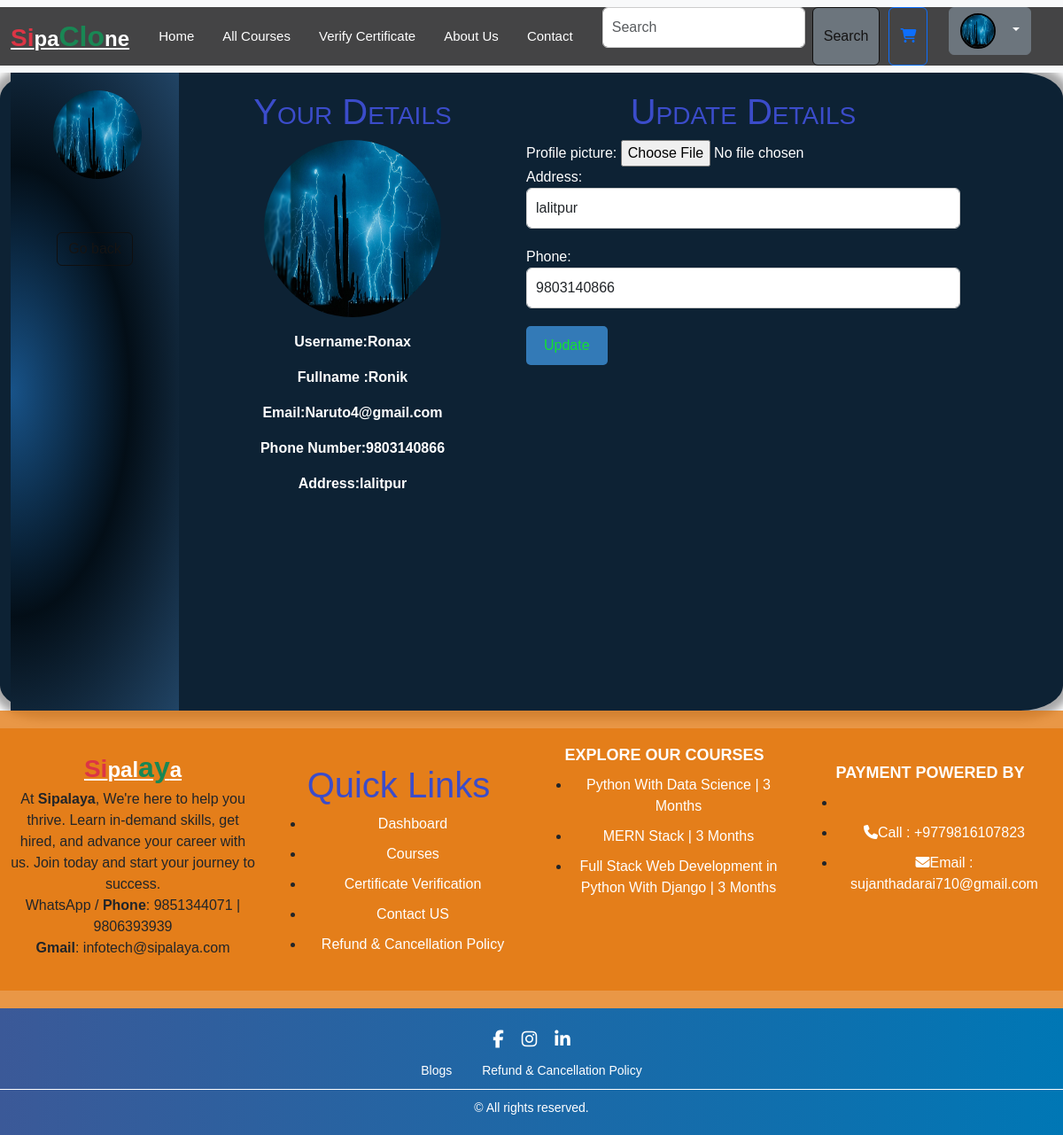
/profile/ (signed in), run on the app's committed database.
### app/models.py (models this page shows, shortened)
class Profile(models.Model):
    user=models.OneToOneField(User,on_delete=models.CASCADE)
    profile_picture=models.ImageField(upload_to="images",blank=True,null=True)
    address=models.CharField(max_length=20)
    phone=models.CharField(max_length=20)

### app/views.py (the view)
# urls.py: path('profile/',customer_profile,name='profile'),
@login_required(login_url='log_in')
def customer_profile(request):
    profile,created=Profile.objects.get_or_create(user=request.user)
    profile_form=ProfileUpdateForm(instance=profile)
    if request.method=='POST':
        profile_form=ProfileUpdateForm(request.POST,request.FILES,instance=profile)
        if profile_form.is_valid():
            profile_form.save()
            return redirect('profile')
    context={
        'form':profile_form,
        'user':request.user,
        'profile':request.user.profile
    }
    return render(request,'main/customer_profile.html',context)

### app/form.py
class ProfileUpdateForm(forms.ModelForm):
    class Meta:
        model=Profile
        fields=['profile_picture','address','phone']
        widgets={
            'profile_picture':forms.FileInput(),
            'address':forms.TextInput(attrs={'class':'form-control'}),
            'phone':forms.TextInput(attrs={'class':'form-control'})
        }

### app/templates/main/customer_profile.html (shortened to what this page needs)
{% extends "base.html" %}
{% load static %}
{% block contain %}
<div class="container-fluid details_container">
  <div class="row">
<div class="main-container">
    <div class="sidenav">
        <div class="elements text-center">
          <div class="image">
            {% if profile.profile_picture %}
            <img src="{{profile.profile_picture.url}}" alt="Profile Picture" class="detail_image" style="max-width: 200px;">
            {% else %}
            <p><img src="{% static 'images/profile.png' %}" alt="" class="detail_image"> </p>
              {% endif %}
          </div>
          <a href="{% url 'home' %}"><button type="button" class="btn btn-outline-success">Go back</button></a>
        </div>
      </div>
          <div class="col-md-4">
            <h1 style="margin-top: 20px; font-variant: small-caps;">Your Details</h1>
            {% if profile.profile_picture %}
            <p><img src="{{profile.profile_picture.url}}" alt="Profile Picture" class="detail_image"></p>
            {% else %}
            <p><img src="{% static 'images/profile.png' %}" alt="" class="detail_image"></p>
              {% endif %}
            <p><strong>Username:{{user.username}}</strong> </p>
            <p><strong>Fullname :{{user.first_name}} </strong> </p>
            <p><strong>Email:{{user.email}}</strong> </p>
            <p><strong>Phone Number:{{profile.phone}}</strong> </p>
            <p><strong>Address:{{profile.address}}</strong> </p>
          </div>
          <div class="col-md-5">
              <h1 style="margin-top: 20px; font-variant: small-caps;">Update Details</h1>
              <form method="post" enctype="multipart/form-data" style="text-align: left !important;" action="{% url 'profile' %}">
                {{form}}
              <button type="submit" class="btn btn-primary">Update</button>
            </form>
          </div>
        </div>
      </div>
</div>
{% endblock contain %}

### app/templates/base.html (shortened to what this page needs)
{% load static %}
<!DOCTYPE html>
<html lang="en">
<head>
    <link href="https://cdn.jsdelivr.net/npm/bootstrap@5.3.3/dist/css/bootstrap.min.css" rel="stylesheet">
    <link rel="stylesheet" href="https://cdnjs.cloudflare.com/ajax/libs/font-awesome/6.6.0/css/all.min.css" />
   <link rel="stylesheet" href="{% static 'css/home.css' %}">
   <link rel="stylesheet" href="{% static 'css/register.css' %}">
   <link rel="stylesheet" href="{% static 'css/profile.css' %}">
   <link rel="stylesheet" href="{% static 'css/contact.css' %}">
   <link rel="stylesheet" href="{% static 'css/global.css' %}">
   <link rel="stylesheet" href="{% static 'css/verify_certificate.css' %}">
   <link rel="stylesheet" href="{% static 'css/About_us.css' %}">
   <link rel="stylesheet" href="{% static 'css/customer_profile.css' %}">
   <link rel="stylesheet" href="{% static 'css/Orders_list.css' %}">
   <link rel="stylesheet" href="{% static 'css/cart_detail.css' %}">
</head>
<body>
   <div class="nav_section">
    <nav class="navbar navbar-expand-lg bg-body-tertiary" >
        <div class="container-fluid" style="background-color: #0c0c0cc2;">
          <a class="logo"><b class="fs-3 fw-3 text-bolder text-danger">Si</b>pa<b class="fs-2 fw-3 text-bolder text-success">Clo</b>ne</a>
          <div class="collapse navbar-collapse" id="navbarSupportedContent">
            <ul class="navbar-nav mx-auto mb-2 mb-lg-0">
              <li class="nav-item">
                <a class="nav-link" href="{% url 'home' %}" class="btn btn-primary text-uppercase">Home</a>
              </li>
              <li class="nav-item">
                <a class="nav-link" href="{% url 'all_courses' %}" class="btn btn-primary text-uppercase">All Courses</a>
              </li>
              <li class="nav-item">
                <a class="nav-link" href="{% url 'verify_certificate' %}" class="btn btn-primary text-uppercase">Verify Certificate</a>
              </li>
              <li class="nav-item">
                <a class="nav-link" href="{% url 'About_us' %}" class="btn btn-primary text-uppercase">About Us</a>
              </li>
              <li class="nav-item">
                <a class="nav-link" href="{% url 'contact' %}" class="btn btn-primary">Contact</a>
              </li>
            </ul>
            <form class="d-flex" role="search" method="post" action="{% url 'search_form' %}">
               <input class="form-control me-2" type="search" placeholder="Search" aria-label="Search" name="searched">
               <button class="btn btn-secondary btn-outline-success" type="submit" style="margin-right:10px;">Search</button>
               <button type="button" class="btn btn-outline-primary">
                   <a href="{% url 'cart_detail' %}"><i class="fa-solid fa-cart-shopping"></i></a>
               </button>
               {% if request.user.is_authenticated %}
                   <div class="dropdown mx-4">
                       <a class="btn btn-secondary dropdown-toggle" href="#" role="button" data-bs-toggle="dropdown" aria-expanded="false">
                           {% if request.user.profile.profile_picture %}
                               <img src="{{ request.user.profile.profile_picture.url }}" alt="" class="profile_img">
                           {% else %}
                               <img src="{% static 'images/profile.png' %}" alt="" class="profile_img">
                           {% endif %}
                       </a>
                   </div>
               {% else %}
                   <a href="{% url 'log_in' %}">
                       <img src="{% static 'images/profile.png' %}" alt="" class="profile_img">
                       <i class="fa-solid fa-user-lock"></i>Login
                   </a>
               {% endif %}
           </form>
          </div>
        </div>
      </nav>
      </div>
      {% block contain %}
    {% endblock contain %}
   <div class="footer_section">
  <div class="footer_section layout_padding" style="background-color: #e2770dc2;" data-oas="fade-up" data-oas-duration="1000">
    <div class="container-fluid" class="footer">
    <div class="row">
      <div class="col-lg-3 col-sm-6">
        <a class="logo"><b class="fs-3 fw-3 text-bolder text-danger">Si</b>pal<b class="fs-2 fw-3 text-bolder text-success">ay</b>a</a>
        <p>At <b class="text-bolder">Sipalaya</b>, We're here to help you thrive. Learn in-demand skills, get hired, and advance your career with us. Join today and start your journey to success.<br>
         WhatsApp / <b class="text-bolder">Phone</b>: 9851344071 | 9806393939<br>
         <b class="text-bolder"> Gmail</b>: infotech@sipalaya.com</p>
     </div>
     <div class="col-lg-3 col-sm-6">
      <h1>Quick Links</h1>
        <div class="quick-links">
           <ul>
              <li><a href="">Dashboard</a></li>
              <li><a href="">Courses</a></li>
              <li><a href="">Certificate Verification</a></li>
              <li><a href="">Contact US</a></li>
              <li><a href="">Refund & Cancellation Policy</a></li>
           </ul>
        </div>
     </div>
     <div class="col-lg-3 col-sm-6">
        <h3 class="useful_text text-bolder">EXPLORE OUR COURSES</h3>
        <div class="footer_menu">
           <ul>
              <li><a href="#">Python With Data Science | 3 Months
              <li><a href="#">MERN Stack | 3 Months</a></li>
              <li><a href="#">Full Stack Web Development in Python With Django | 3 Months</a></li>
           </ul>
        </div>
     </div>
     <div class="col-lg-3 col-sm-6">
        <h1 class="useful_text">PAYMENT POWERED BY</h1>
        <div class="location_text">
           <ul>
              <li>
              </li>
              <li>
                 <a href="tel: +9779841559015">
                    <i class="fa fa-phone" aria-hidden="true"></i><span class="padding_left_10">Call :
                       +9779816107823</span>
                 </a>
              </li>
              <li>
                 <a href="mailto: Sonam32thp@gmail.com">
                    <i class="fa fa-envelope" aria-hidden="true"></i><span class="padding_left_10">Email :
                       sujanthadarai710@gmail.com</span>
                 </a>
              </li>
           </ul>
        </div>
     </div>
  </div>
</div>
</div>
</div>
<div class="footer">
   <div class="social-icons">
       <a href="#"><i class="fab fa-facebook-f"></i></a>
       <a href="#"><i class="fab fa-instagram"></i></a>
       <a href="#"><i class="fab fa-linkedin-in"></i></a>
   </div>
   <div class="links">
       <a href="#">Blogs</a>
       <a href="#">Refund & Cancellation Policy</a>
   </div>
   <div class="divider"></div>
   <div class="copyright">
       © All rights reserved.
   </div>
</div>
  </body>
</html>

### app/static/css/home.css (style rules this page uses)
body { font-family: Arial, sans-serif; }
.navbar-nav .nav-item .nav-link { position: relative; cursor: pointer; color: white; font-size: 15px; padding: 0.5rem 1rem; transition: color 0.25s; }
.navbar-nav .nav-item::after { position: absolute; content: ""; inset: 0; background: rgb(35, 12, 164); scale: 1 0; z-index: -1; transition: 0.45s; border-radius: 10px; }
body { font-family: Arial, sans-serif; text-align: center; background-color: #ffffff; margin: 0; padding: 0; }
h1 { color: #3b4cca; margin-top: 20px; }
.footer { background: linear-gradient(to right, #3b5998, #0077b5); color: white; padding: 20px 0; position: relative; }
.footer .social-icons { margin-bottom: 10px; }
.footer .social-icons a { color: white; margin: 0 10px; font-size: 20px; text-decoration: none; }
.footer .links { margin-bottom: 10px; }
.footer .links a { color: white; margin: 0 15px; text-decoration: none; }
.footer .divider { border-top: 1px solid white; margin: 10px 0; }
.footer .copyright { margin-top: 10px; }

### app/static/css/register.css (style rules this page uses)
.social-icons { display: flex; justify-content: center; }

### app/static/css/profile.css (style rules this page uses)
.main-container { display: flex; }
.nav_section { background-color: #0c0c0cc2; }
.navbar { background-color: #0c0c0cc2; }
.logo { font-size: 24px; font-weight: bold; color: #fff; }
.nav-link { color: #fff; text-decoration: none; }
.profile_img { width: 30px; height: 30px; border-radius: 50%; margin-right: 10px; }
.footer_section { background-color: #e2770dc2; padding: 20px 0; }
.footer { color: #fff; font-size: 14px; }
.quick-links { list-style: none; padding: 0; margin: 0; }
.quick-links li { margin-bottom: 10px; }
.quick-links a { color: #fff; text-decoration: none; }
.useful_text { font-size: 18px; font-weight: bold; color: #fff; margin-bottom: 10px; }
.footer_menu { list-style: none; padding: 0; margin: 0; }
.footer_menu li { margin-bottom: 10px; }
.footer_menu a { color: #fff; text-decoration: none; }
.location_text { list-style: none; padding: 0; margin: 0; }
.location_text li { margin-bottom: 10px; }
.location_text a { color: #fff; text-decoration: none; }
.profile_img { height: 40px; width: 40px; border-radius: 50%; border: 2px solid black; }

### app/static/css/contact.css (style rules this page uses)
.form-control { width: 100%; padding: 10px; margin-bottom: 20px; border: 1px solid #ccc; }
.btn-primary { background-color: #337ab7; color: #14e130; padding: 10px 20px; border: none; border-radius: 5px; cursor: pointer; }

### app/static/css/global.css (style rules this page uses)
* { margin: 0; padding: 0; box-sizing: border-box; }
.btn-outline-success { color: rgb(21, 20, 20); border-color: rgb(16, 15, 15); }

### app/static/css/verify_certificate.css (style rules this page uses)
.text-bolder { font-weight: bold; }
.text-success { color: #28a745; }

### app/static/css/About_us.css (style rules this page uses)
body { margin: 0; font-family: Arial, sans-serif; }

### app/static/css/customer_profile.css (style rules this page uses)
.main-container { display:flex; }
.sidenav { width: 190px; height: 90vh; background-image: radial-gradient(ellipse at left, #185389,#030e17, #214465); padding-top: 20px; }
.image { margin-left: 25%; position: relative; width: 50%; margin-bottom: 50px; }
.image img { height: 100px; width: 100px; border-radius: 50%; opacity: 1; display: block; transition: .5s ease; backface-visibility: hidden; }
.sidenav a { padding: 10px; text-decoration: none; font-size: 17px; color: #ffffff; display: block; font-weight: 600; }
.details_container { color: white !important; background-color: #0d2234 !important; border-radius: 4%; box-shadow: 0 0 10px 10px rgba(128, 128, 130, 0.7); }
.detail_image { border-radius: 50%; height: 200px; width: 200px; }

### data on the page
Profile: profile_picture (picture), phone "9803140866", address "lalitpur"

### other printed values
{{ user.username }} "Ronax"
{{ user.first_name }} "Ronik"
{{ user.email }} "Naruto4@gmail.com"
